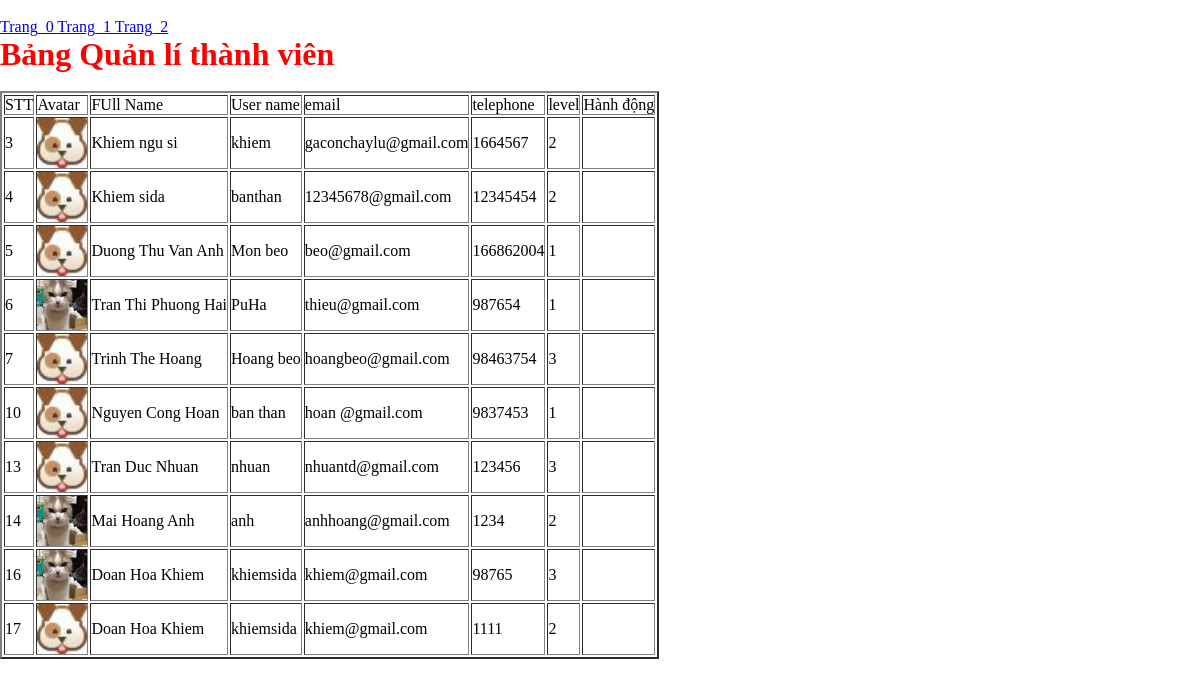
The page / on the database its author committed.
### tables this page shows
CREATE TABLE IF NOT EXISTS `user` (
  `id` int(10) unsigned NOT NULL AUTO_INCREMENT,
  `full_name` varchar(30) NOT NULL,
  `user_name` varchar(30) NOT NULL,
  `avatar` varchar(300) NOT NULL,
  `email` varchar(50) NOT NULL,
  `phone` int(40) NOT NULL,
  `password` varchar(40) NOT NULL,
  `level` int(11) NOT NULL,
  PRIMARY KEY (`id`)
);

### database.php (called while the page is built, shortened)
<?php
function db_query($sql) {
   $mysqli = new mysqli(DB_HOST, DB_USER, DB_PASSWORD, DATABASE, DB_PORT);
   $result = $mysqli->query($sql);
   return $result;
}

### index.php (the view, shortened to what this page needs)
<!DOCTYPE html>
<html lang="en">
<head>
    <link rel="stylesheet" type="text/css" href="style.css" />
</head>
<body>
<?php
$baitren_mottrang = 5;
require('database.php');
$sql = "SELECT * FROM `user`";
$result = db_query($sql);
$sodu_lieu = $result->num_rows;
$sotrang = (int)($sodu_lieu/$baitren_mottrang);
for ( $page = 0; $page <= $sotrang; $page ++ )
{
echo "<a href='index.php?page={$page}'>Trang_{$page}   </a>";
}
?>
<h1 style="color: red; text-align: left"> Bảng Quản lí thành viên</h1>
    <table border = "2" style = "height: auto;width: auto;">
        <tr>
            <td>STT</td>
            <td>Avatar</td>
            <td>FUll Name</td>
            <td>User name</td>
            <td>email</td>
            <td>telephone</td>
            <td>level</td>
            <td>Hành động</td>
        </tr>
        <?php
        $ad = 0;
            require_once('database.php');
            $sql2 = "SELECT * FROM `user`";
            $result2 = db_query($sql2);
            while ($row = $result2->fetch_array()) {
        ?>
            <tr>
                <td><?php echo $row['id'];?></td>
                <td><img src="<?php echo $row['avatar']; ?>" style="width: 50px;height: 50px;"/></td>
                <td><?php echo $row['full_name'];?></td>
                <td><?php echo $row['user_name'];?></td>
                <td><?php echo $row['email'];?></td>
                <td><?php echo $row['phone'];?></td>
                <td><?php echo $row['level'];?></td>
                <?php
                if ($ad==1) {
                    echo '<td><a href="Edit.php?id='.$row['id'].'">Edit</a></br><a href="delete.php?id='.$row['id'].'">Delete</a></td>';
                    }
                elseif ($ad==2&& $row['id']==$id1)echo'<td><a href="Edit.php?id='.$row['id'].'">Edit</a></br><a href="delete.php?id='.$row['id'].'">Delete</a></td>';
                else echo '<td></td>';
                ?>
            </tr>
           <?php }?>
    </table>
</body>
</html>

### style.css (style rules this page uses)
* { margin: 0; padding: 0; }
img { border: none; vertical-align: middle; }

### rows shown on the page
user: id "3", avatar (picture), full_name "Khiem ngu si", user_name "khiem", email "gaconchaylu@gmail.com", phone "1664567", level "2"
user: id "4", avatar (picture), full_name "Khiem sida", user_name "banthan", email "12345678@gmail.com", phone "12345454", level "2"
user: id "5", avatar (picture), full_name "Duong Thu Van Anh", user_name "Mon beo", email "beo@gmail.com", phone "166862004", level "1"
user: id "6", avatar (picture), full_name "Tran Thi Phuong Hai", user_name "PuHa", email "thieu@gmail.com", phone "987654", level "1"
user: id "7", avatar (picture), full_name "Trinh The Hoang", user_name "Hoang beo", email "hoangbeo@gmail.com", phone "98463754", level "3"
user: id "10", avatar (picture), full_name "Nguyen Cong Hoan", user_name "ban than", email "hoan @gmail.com", phone "9837453", level "1"
user: id "13", avatar (picture), full_name "Tran Duc Nhuan", user_name "nhuan", email "nhuantd@gmail.com", phone "123456", level "3"
user: id "14", avatar (picture), full_name "Mai Hoang Anh", user_name "anh", email "anhhoang@gmail.com", phone "1234", level "2"
user: id "16", avatar (picture), full_name "Doan Hoa Khiem", user_name "khiemsida", email "khiem@gmail.com", phone "98765", level "3"
user: id "17", avatar (picture), full_name "Doan Hoa Khiem", user_name "khiemsida", email "khiem@gmail.com", phone "1111", level "2"
